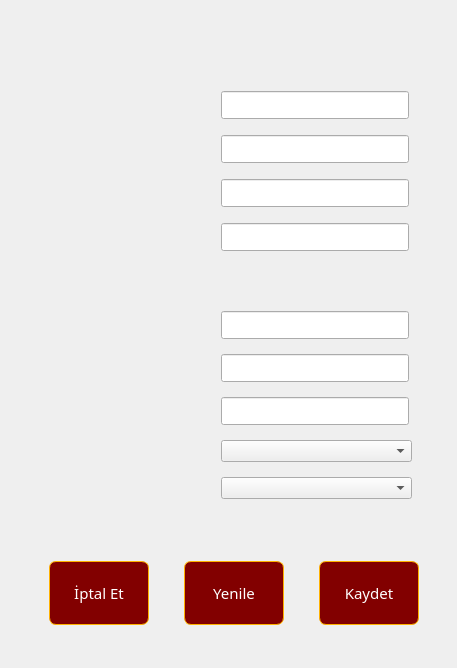
<?xml version="1.0" encoding="UTF-8"?>
<ui version="4.0">
 <class>yeni_arac_giris</class>
 <widget class="QDialog" name="yeni_arac_giris">
  <property name="geometry">
   <rect>
    <x>0</x>
    <y>0</y>
    <width>457</width>
    <height>668</height>
   </rect>
  </property>
  <property name="minimumSize">
   <size>
    <width>457</width>
    <height>668</height>
   </size>
  </property>
  <property name="maximumSize">
   <size>
    <width>457</width>
    <height>668</height>
   </size>
  </property>
  <property name="windowTitle">
   <string>Yeni Araç</string>
  </property>
  <property name="styleSheet">
   <string notr="true">#yeni_arac_giris{
image: url(:/yeniarac.png);
}</string>
  </property>
  <widget class="QLabel" name="aracformudurum">
   <property name="geometry">
    <rect>
     <x>60</x>
     <y>520</y>
     <width>391</width>
     <height>31</height>
    </rect>
   </property>
   <property name="styleSheet">
    <string notr="true">#aracformudurum{
image: url(:/statusbar.png);
color: rgb(208, 0, 0);
font: 13pt &quot;MS Shell Dlg 2&quot;;
}</string>
   </property>
   <property name="text">
    <string/>
   </property>
   <property name="alignment">
    <set>Qt::AlignCenter</set>
   </property>
  </widget>
  <widget class="QPushButton" name="yeni_arac_iptal">
   <property name="geometry">
    <rect>
     <x>49</x>
     <y>561</y>
     <width>100</width>
     <height>64</height>
    </rect>
   </property>
   <property name="minimumSize">
    <size>
     <width>64</width>
     <height>64</height>
    </size>
   </property>
   <property name="maximumSize">
    <size>
     <width>100</width>
     <height>70</height>
    </size>
   </property>
   <property name="font">
    <font>
     <family>321impact</family>
     <pointsize>11</pointsize>
     <weight>50</weight>
     <italic>false</italic>
     <bold>false</bold>
    </font>
   </property>
   <property name="toolTip">
    <string>&lt;html&gt;&lt;head/&gt;&lt;body&gt;&lt;p&gt;&lt;span style=&quot; font-size:11pt;&quot;&gt;İptal Et&lt;/span&gt;&lt;/p&gt;&lt;/body&gt;&lt;/html&gt;</string>
   </property>
   <property name="styleSheet">
    <string notr="true">#yeni_arac_iptal{
color: rgb(255, 255, 255);
font: 11pt &quot;321impact&quot;;
background-color: qlineargradient(spread:pad, x1:0, y1:0, x2:1, y2:0, stop:1 rgba(130, 0, 0, 255));
border-width: 1px;
border-color:#FEB201;
border-style: solid;
border-radius: 7;
padding: 3px;
padding-left: 5px;
padding-right: 5px;
}
#yeni_arac_iptal:hover{
background-color: rgb(43, 72, 117);
border-color: rgb(130, 0, 0);
}
#yeni_arac_iptal:pressed{
background-color: rgb(0, 0, 127);
border-color: rgb(85, 255, 0);
}</string>
   </property>
   <property name="text">
    <string>İptal Et</string>
   </property>
   <property name="iconSize">
    <size>
     <width>64</width>
     <height>64</height>
    </size>
   </property>
  </widget>
  <widget class="QPushButton" name="yeni_arac_yenile">
   <property name="geometry">
    <rect>
     <x>184</x>
     <y>561</y>
     <width>100</width>
     <height>64</height>
    </rect>
   </property>
   <property name="minimumSize">
    <size>
     <width>64</width>
     <height>64</height>
    </size>
   </property>
   <property name="maximumSize">
    <size>
     <width>100</width>
     <height>70</height>
    </size>
   </property>
   <property name="font">
    <font>
     <family>321impact</family>
     <pointsize>11</pointsize>
     <weight>50</weight>
     <italic>false</italic>
     <bold>false</bold>
    </font>
   </property>
   <property name="toolTip">
    <string>&lt;html&gt;&lt;head/&gt;&lt;body&gt;&lt;p&gt;&lt;span style=&quot; font-size:11pt;&quot;&gt;Formu Tazele&lt;/span&gt;&lt;/p&gt;&lt;/body&gt;&lt;/html&gt;</string>
   </property>
   <property name="toolTipDuration">
    <number>-1</number>
   </property>
   <property name="styleSheet">
    <string notr="true">#yeni_arac_yenile{
color: rgb(255, 255, 255);
font: 11pt &quot;321impact&quot;;
background-color: qlineargradient(spread:pad, x1:0, y1:0, x2:1, y2:0, stop:1 rgba(130, 0, 0, 255));
border-width: 1px;
border-color:#FEB201;
border-style: solid;
border-radius: 7;
padding: 3px;
padding-left: 5px;
padding-right: 5px;
}
#yeni_arac_yenile:hover{
background-color: rgb(43, 72, 117);
border-color: rgb(130, 0, 0);
}
#yeni_arac_yenile:pressed{
background-color: rgb(0, 0, 127);
border-color: rgb(85, 255, 0);
}</string>
   </property>
   <property name="text">
    <string>Yenile</string>
   </property>
   <property name="iconSize">
    <size>
     <width>64</width>
     <height>64</height>
    </size>
   </property>
  </widget>
  <widget class="QPushButton" name="yeni_arac_kaydet">
   <property name="geometry">
    <rect>
     <x>319</x>
     <y>561</y>
     <width>100</width>
     <height>64</height>
    </rect>
   </property>
   <property name="minimumSize">
    <size>
     <width>64</width>
     <height>64</height>
    </size>
   </property>
   <property name="maximumSize">
    <size>
     <width>100</width>
     <height>70</height>
    </size>
   </property>
   <property name="font">
    <font>
     <family>321impact</family>
     <pointsize>11</pointsize>
     <weight>50</weight>
     <italic>false</italic>
     <bold>false</bold>
    </font>
   </property>
   <property name="toolTip">
    <string>&lt;html&gt;&lt;head/&gt;&lt;body&gt;&lt;p&gt;&lt;span style=&quot; font-size:11pt;&quot;&gt;Formu Kaydet&lt;/span&gt;&lt;/p&gt;&lt;/body&gt;&lt;/html&gt;</string>
   </property>
   <property name="styleSheet">
    <string notr="true">#yeni_arac_kaydet{
color: rgb(255, 255, 255);
font: 11pt &quot;321impact&quot;;
background-color: qlineargradient(spread:pad, x1:0, y1:0, x2:1, y2:0, stop:1 rgba(130, 0, 0, 255));
border-width: 1px;
border-color:#FEB201;
border-style: solid;
border-radius: 7;
padding: 3px;
padding-left: 5px;
padding-right: 5px;
}
#yeni_arac_kaydet:hover{
background-color: rgb(43, 72, 117);
border-color: rgb(130, 0, 0);
}
#yeni_arac_kaydet:pressed{
background-color: rgb(0, 0, 127);
border-color: rgb(85, 255, 0);
}</string>
   </property>
   <property name="text">
    <string>Kaydet</string>
   </property>
   <property name="iconSize">
    <size>
     <width>64</width>
     <height>64</height>
    </size>
   </property>
  </widget>
  <widget class="QLineEdit" name="arac_renk">
   <property name="geometry">
    <rect>
     <x>221</x>
     <y>397</y>
     <width>188</width>
     <height>28</height>
    </rect>
   </property>
   <property name="font">
    <font>
     <pointsize>11</pointsize>
    </font>
   </property>
   <property name="inputMethodHints">
    <set>Qt::ImhNoAutoUppercase|Qt::ImhPreferUppercase</set>
   </property>
  </widget>
  <widget class="QComboBox" name="arac_konumu">
   <property name="geometry">
    <rect>
     <x>221</x>
     <y>440</y>
     <width>191</width>
     <height>22</height>
    </rect>
   </property>
  </widget>
  <widget class="QLineEdit" name="arac_marka_model">
   <property name="geometry">
    <rect>
     <x>221</x>
     <y>354</y>
     <width>188</width>
     <height>28</height>
    </rect>
   </property>
   <property name="font">
    <font>
     <pointsize>11</pointsize>
    </font>
   </property>
   <property name="inputMethodHints">
    <set>Qt::ImhNoAutoUppercase|Qt::ImhPreferUppercase</set>
   </property>
  </widget>
  <widget class="QLineEdit" name="arac_plaka_no">
   <property name="geometry">
    <rect>
     <x>221</x>
     <y>311</y>
     <width>188</width>
     <height>28</height>
    </rect>
   </property>
   <property name="font">
    <font>
     <pointsize>11</pointsize>
    </font>
   </property>
  </widget>
  <widget class="QComboBox" name="arac_sure">
   <property name="geometry">
    <rect>
     <x>221</x>
     <y>477</y>
     <width>191</width>
     <height>22</height>
    </rect>
   </property>
  </widget>
  <widget class="QLineEdit" name="musteri_adi">
   <property name="geometry">
    <rect>
     <x>221</x>
     <y>135</y>
     <width>188</width>
     <height>28</height>
    </rect>
   </property>
   <property name="font">
    <font>
     <pointsize>11</pointsize>
    </font>
   </property>
   <property name="inputMethodHints">
    <set>Qt::ImhNone</set>
   </property>
   <property name="maxLength">
    <number>11</number>
   </property>
  </widget>
  <widget class="QLineEdit" name="musteri_cep_no">
   <property name="geometry">
    <rect>
     <x>221</x>
     <y>223</y>
     <width>188</width>
     <height>28</height>
    </rect>
   </property>
   <property name="font">
    <font>
     <pointsize>11</pointsize>
    </font>
   </property>
  </widget>
  <widget class="QLineEdit" name="musteri_soyadi">
   <property name="geometry">
    <rect>
     <x>221</x>
     <y>179</y>
     <width>188</width>
     <height>28</height>
    </rect>
   </property>
   <property name="font">
    <font>
     <pointsize>11</pointsize>
    </font>
   </property>
   <property name="inputMethodHints">
    <set>Qt::ImhNoAutoUppercase|Qt::ImhPreferUppercase</set>
   </property>
  </widget>
  <widget class="QLineEdit" name="musteri_tc_no">
   <property name="geometry">
    <rect>
     <x>221</x>
     <y>91</y>
     <width>188</width>
     <height>28</height>
    </rect>
   </property>
   <property name="font">
    <font>
     <pointsize>11</pointsize>
    </font>
   </property>
   <property name="toolTip">
    <string extracomment="SAdece Rakam Girmelisin">&lt;html&gt;&lt;head/&gt;&lt;body&gt;&lt;p&gt;&lt;span style=&quot; font-size:11pt;&quot;&gt;11 Haneli Tc. Kimlik Numarası&lt;/span&gt;&lt;/p&gt;&lt;/body&gt;&lt;/html&gt;</string>
   </property>
   <property name="toolTipDuration">
    <number>1</number>
   </property>
  </widget>
 </widget>
 <tabstops>
  <tabstop>musteri_tc_no</tabstop>
  <tabstop>musteri_adi</tabstop>
  <tabstop>musteri_soyadi</tabstop>
  <tabstop>musteri_cep_no</tabstop>
  <tabstop>arac_plaka_no</tabstop>
  <tabstop>arac_marka_model</tabstop>
  <tabstop>arac_renk</tabstop>
  <tabstop>arac_konumu</tabstop>
  <tabstop>arac_sure</tabstop>
  <tabstop>yeni_arac_kaydet</tabstop>
  <tabstop>yeni_arac_yenile</tabstop>
  <tabstop>yeni_arac_iptal</tabstop>
 </tabstops>
 <resources/>
 <connections/>
</ui>
